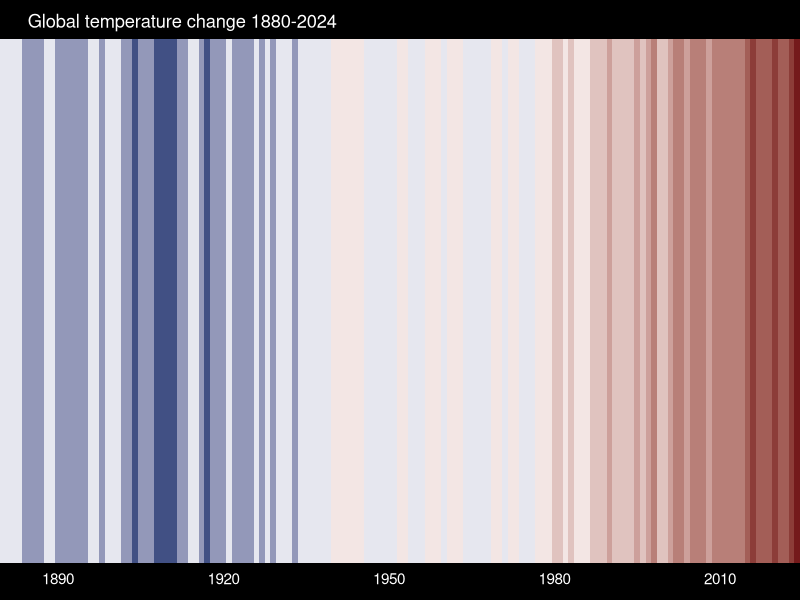
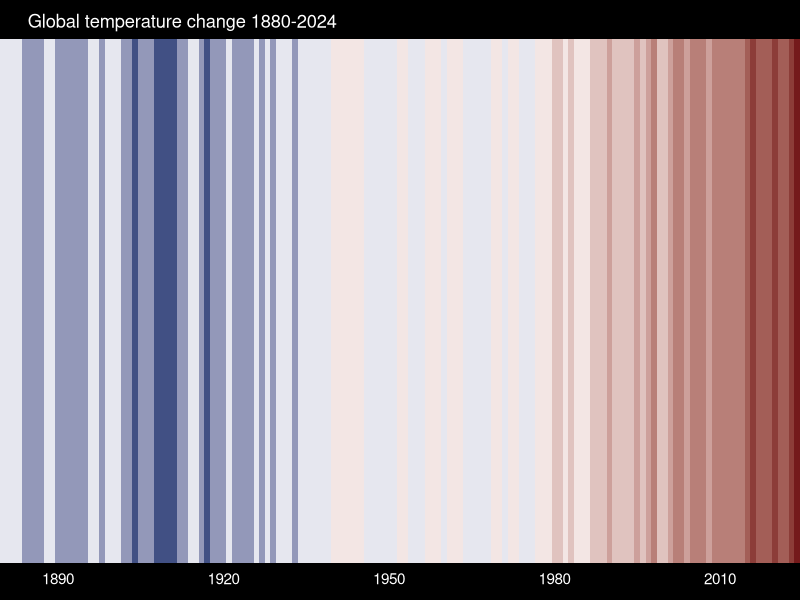

These charts were generated, in order, by the following R code:
## ---- chunk 1
knitr::opts_chunk$set(paged.print = FALSE)
options(digits = 4)
## ---- chunk 2
#| message: false
library(tidyverse)
library(scales)
library(glue)
## ---- chunk 3
temps <- read_csv("data/GLB.Ts+dSST.csv", skip = 1, na = "***") %>% 
  select(year = Year, t_diff = 'J-D') %>% 
  drop_na()
## ---- chunk 4
#| warning: false
#| message: false
#| fig-width: 8
#| fig-height: 5

ggplot(temps, aes(x = year, y = 1, fill = t_diff)) +
  geom_tile(show.legend = F) +
  scale_fill_stepsn(colors = c("#08306B", "white", "#67000D"),
                    values = rescale(c(min(temps$t_diff), 0, max(temps$t_diff))),
                    n.breaks = 12) +
  coord_cartesian(expand = F) + # go up to edged
  scale_x_continuous(breaks = seq(1890, 2020, 30)) +
  labs(title = glue("Global temperature change {min(temps$year)}-{max(temps$year)}")) +
  theme_void() +
  theme(
    axis.text.x = element_text(color = "white",
                               margin = margin(t = 5, b = 10, unit = "pt")),
    plot.title = element_text(color = "white",
                               margin = margin(t = 10, b = 5, l = 20, unit = "pt")),

    plot.background = element_rect(fill = "black")
  )
## ---- chunk 5
ggsave("figures/temp_warming_stripes.png", width = 8, height = 5)
